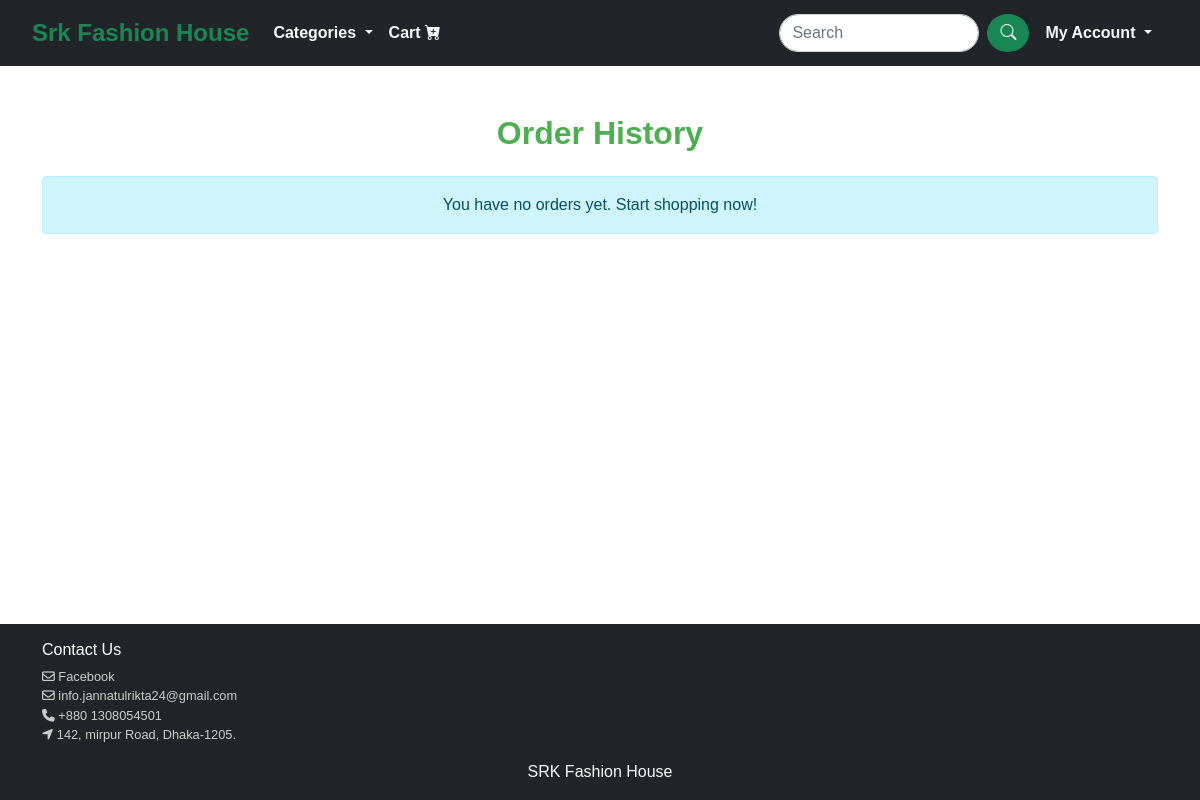
/products/order-history/ (signed in), run on an earlier commit of the app's database.
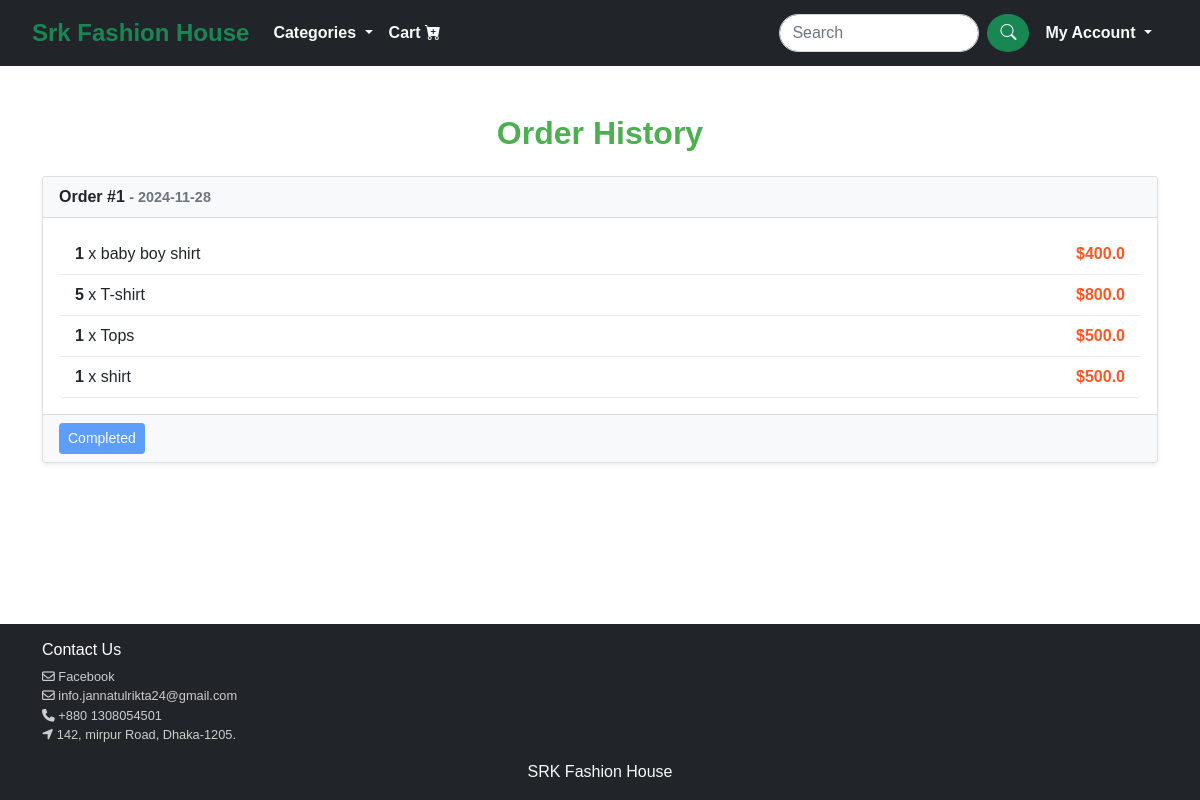
And on a later commit of the database.
### products/models.py (models this page shows, shortened)
class Order(models.Model):
    user = models.ForeignKey(User, on_delete=models.CASCADE)
    created_at = models.DateTimeField(auto_now_add=True)

class OrderItem(models.Model):
    order = models.ForeignKey(Order, on_delete=models.CASCADE, related_name='items')
    product = models.ForeignKey(Product, on_delete=models.CASCADE)
    quantity = models.PositiveIntegerField()

class Product(models.Model):
    name = models.CharField(max_length=100)
    price = models.FloatField()
    image = models.ImageField(upload_to='products', null=True, blank=True)
    description = models.TextField()
    CATEGORY_CHOICES = [
        ('men', 'Men'),
        ('women', 'Women'),
        ('children', 'Children'),
    ]
    category = models.CharField(
        max_length=100,
        choices=CATEGORY_CHOICES,
        default='women',
    )

### products/views.py (the view)
# urls.py: path('order-history/', views.order_history, name='order_history'),
def order_history(request):
    orders = Order.objects.filter(user=request.user).order_by('-created_at')
    return render(request, 'order_history.html', {'orders': orders})

### templates/order_history.html
{% extends 'base.html' %}
{% block content %}
<div class="container mt-5">
    <h2 class="text-center mb-4" style="font-weight: bold; color: #4CAF50;">Order History</h2>
    {% if orders %}
    {% for order in orders %}
    <div class="card mb-4 shadow-sm">
        <div class="card-header" style="background-color: #f8f9fa; font-weight: bold;">
            Order #{{ order.id }}
            <span class="text-muted" style="font-size: 0.9em;">- {{ order.created_at|date:"Y-m-d" }}</span>
        </div>
        <div class="card-body">
            <ul class="list-group">
                {% for item in order.items.all %}
                <li class="list-group-item d-flex justify-content-between align-items-center"
                    style="border: none; border-bottom: 1px solid #e9ecef;">
                    <span>
                        <strong>{{ item.quantity }}</strong> x {{ item.product.name }}
                    </span>
                    <span style="font-weight: bold; color: #ff5722;">
                        ${{ item.product.price }}
                    </span>
                </li>
                {% endfor %}
            </ul>
        </div>
        <div class="card-footer text-right" style="background-color: #f8f9fa;">
            <button class="btn btn-sm btn-primary" disabled style="cursor: not-allowed;">Completed</button>
        </div>
    </div>
    {% endfor %}
    {% else %}
    <div class="alert alert-info text-center mt-4">
        You have no orders yet. Start shopping now!
    </div>
    {% endif %}
</div>
{% endblock %}

What changed in the data, as far as the page shows it:
added Order: id "1", created_at "2024-11-28"
added OrderItem: quantity "1", product.name "baby boy shirt", product.price "400.0"
added OrderItem: quantity "5", product.name "T-shirt", product.price "800.0"
added OrderItem: quantity "1", product.name "Tops", product.price "500.0"
added OrderItem: quantity "1", product.name "shirt", product.price "500.0"
Also different on the page:
text no longer shown: "You have no orders yet. Start shopping now!"
